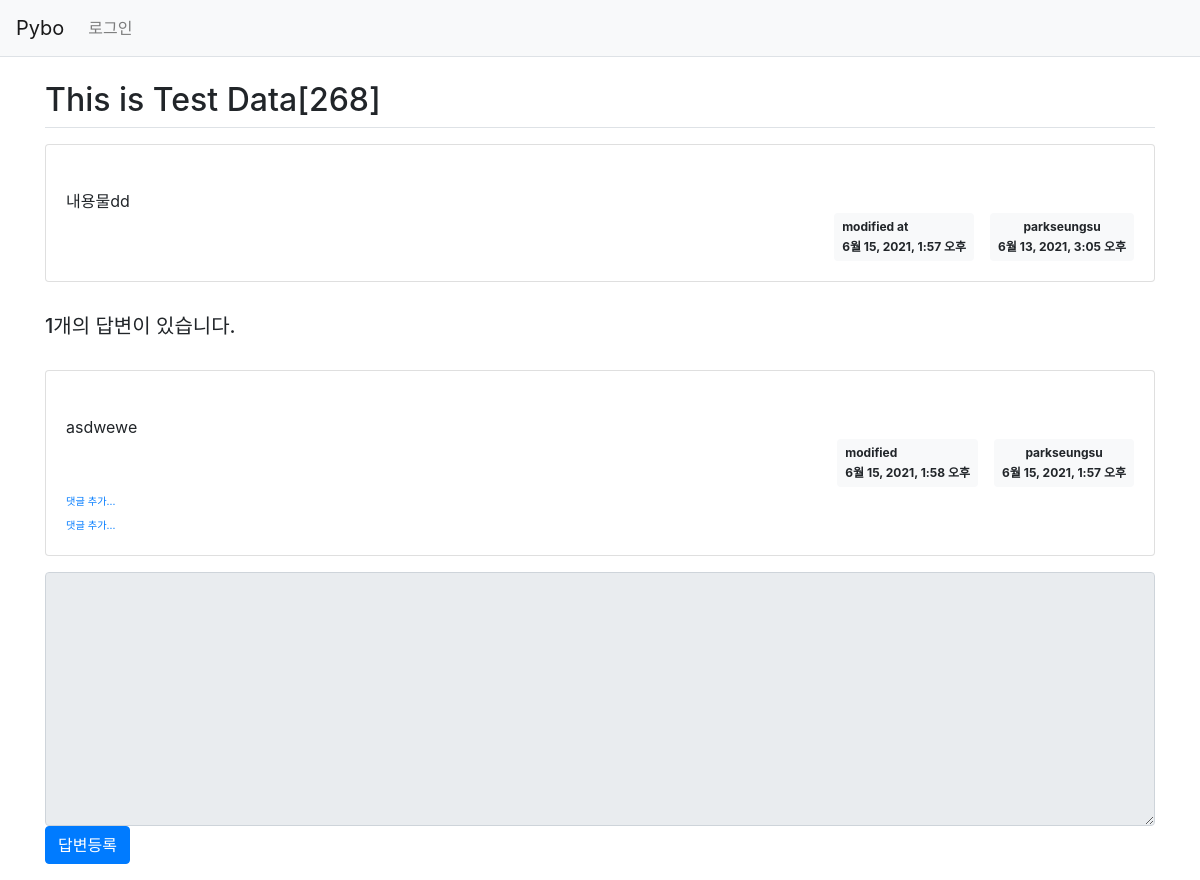
/pybo/303/, run on an earlier commit of the app's database.
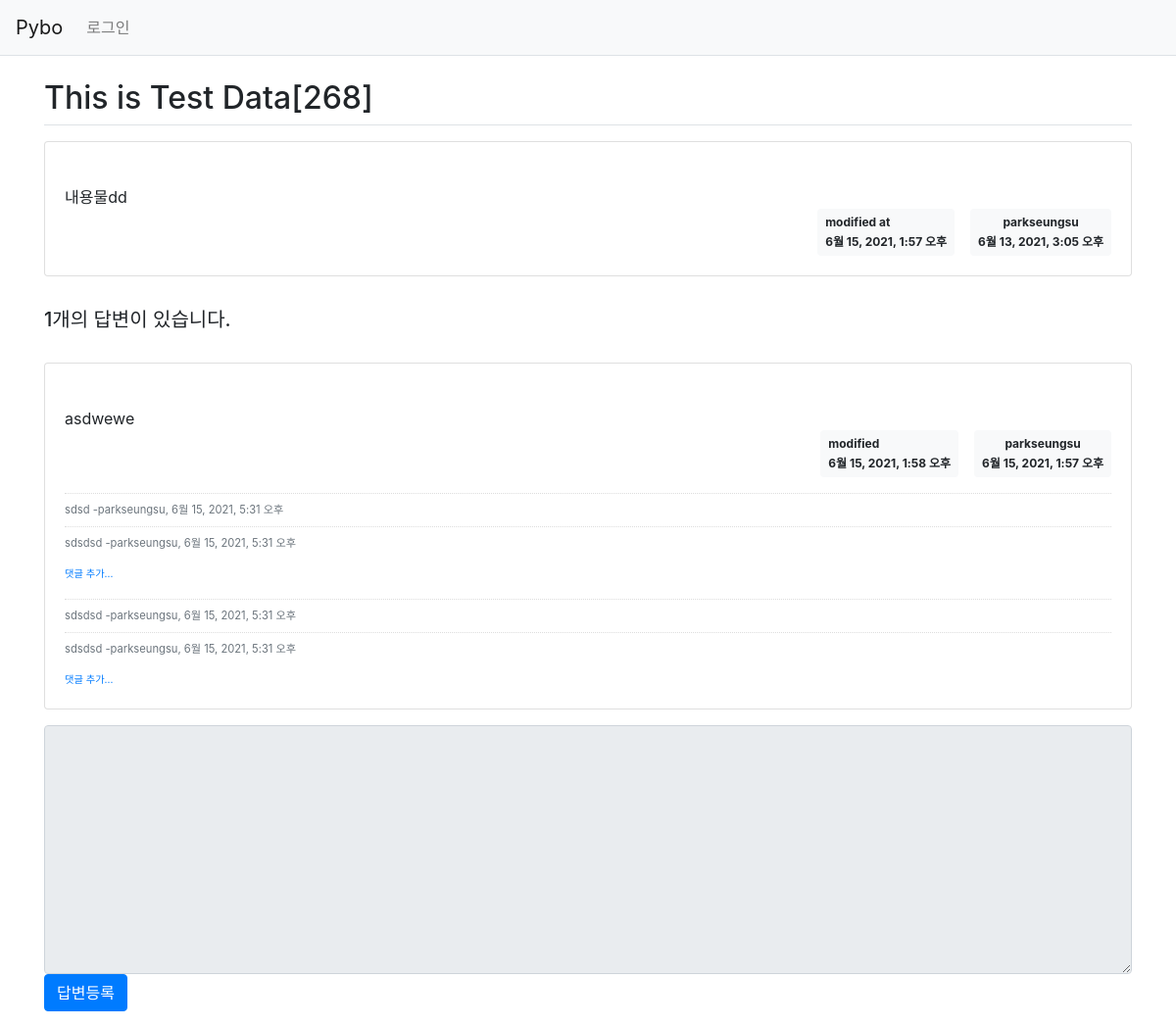
And on a later commit of the database.
### pybo/models.py (models this page shows)
class Answer(models.Model):
    question = models.ForeignKey(Question, on_delete=models.CASCADE)
    content = models.TextField()
    create_date = models.DateTimeField()
    author = models.ForeignKey(User,on_delete=models.CASCADE,null=True)
    modify_date = models.DateTimeField(null=True,blank=True)

class Comment(models.Model):
    author = models.ForeignKey(User,on_delete=models.CASCADE)
    content = models.TextField()
    create_date = models.DateTimeField()
    modify_date = models.DateTimeField(null=True,blank=True)
    question = models.ForeignKey(Question,null=True,blank=True,on_delete=models.CASCADE)
    answer = models.ForeignKey(Answer,null=True,blank=True,on_delete=models.CASCADE)

### pybo/views/base_views.py (the view)
def detail(request, question_id):
    question = get_object_or_404(Question,pk=question_id)
    context = {'question': question}
    return render(request,'pybo/question_detail.html',context)

### templates/pybo/question_detail.html (shortened to what this page needs)
{% extends 'base.html' %}
{% block content %}
<div class = 'container my-3'>
    <h2 class="border-bottom py-2">{{question.subject}}</h2>
    <div class="card my-3">
        <div class="card-body">
            <div class="card-text" style="white-space: pre-line;">
                {{question.content}}
            </div>
            <div class="d-flex justify-content-end">
                {% if question.modify_date %}
                <div class="badge badge-light p-2 text-left mx-3">
                    <div class="mb-2">modified at</div>
                    <div>{{question.modify_date}}</div>
                </div>
                {% endif %}
                <div class="badge badge-light p-2">
                    <div class="mb-2">{{ question.author.username}}</div>
                    <div>{{question.create_date}}</div>
                </div>
            </div>
        </div>
    </div>
    <h5 class="border-bootom my-3 py-3">{{question.answer_set.count}}개의 답변이 있습니다.</h5>
    {% for answer in question.answer_set.all %}
    <div class="card my-3">
        <div class="card-body">
            <div class="card-text" style="white-space: pre-line;">
                {{answer.content}}
            </div>
            <div class="d-flex justify-content-end">
                {% if answer.modify_date %}
                <div class="badge badge-light p-2 text-left mx-3">
                    <div class="mb-2">modified</div>
                    <div>{{answer.modify_date}}</div>
                </div>
                {% endif %}
                <div class="badge badge-light p-2">
                    <div class="mb-2">{{ answer.author.username }}</div>
                    <div>{{answer.create_date}}</div>
                </div>
            </div>
            {% if question.comment_set.count > 0 %}
            <div class="mt-3">
                {% for comment in question.comment_set.all %}
                <div class="comment py-2 text-muted">
                    <span style="white-space: pre-line;">{{comment.content}}</span>
                    <span>
                        -{{comment.author}}, {{comment.create_date}}
                    </span>
                </div>
                {% endfor %}
            </div>
            {% endif %}
            <div>
                <a href="{% url 'pybo:comment_create_question' question.id %}"
                class="small"><small>댓글 추가...</small></a>
            </div>
            {% if answer.comment_set.count > 0 %}
            <div class="mt-3">
                {% for comment in answer.comment_set.all %}
                <div class="comment py-2 text-muted">
                    <span style="white-space: pre-line;">{{comment.content}}</span>
                    <span>
                        -{{comment.author}}, {{comment.create_date}}
                    </span>
                </div>
                {% endfor %}
            </div>
            {% endif %}
            <div>
                <a href="{% url 'pybo:comment_create_answer' answer.id %}"
                class="small"><small>댓글 추가...</small></a>
            </div>
        </div>
    </div>
    {% endfor %}
    <form action="{% url 'pybo:answer_create' question.id %}" method="POST" class="my-3">
        <div class="form-group">
            <textarea {% if not user.is_authenticated %} disabled {% endif %}
            name="content" id="content" class="form-control" rows="10"></textarea>
            <input type="submit" value="답변등록" class="btn btn-primary">
        </div>
    </form>
</div>
{% endblock %}

What changed in the data, as far as the page shows it:
added Comment: content "sdsd", author "parkseungsu", create_date "6월 15, 2021, 5:31 오후"
added Comment: content "sdsdsd", author "parkseungsu", create_date "6월 15, 2021, 5:31 오후"
added Comment: content "sdsdsd", author "parkseungsu", create_date "6월 15, 2021, 5:31 오후"
added Comment: content "sdsdsd", author "parkseungsu", create_date "6월 15, 2021, 5:31 오후"
